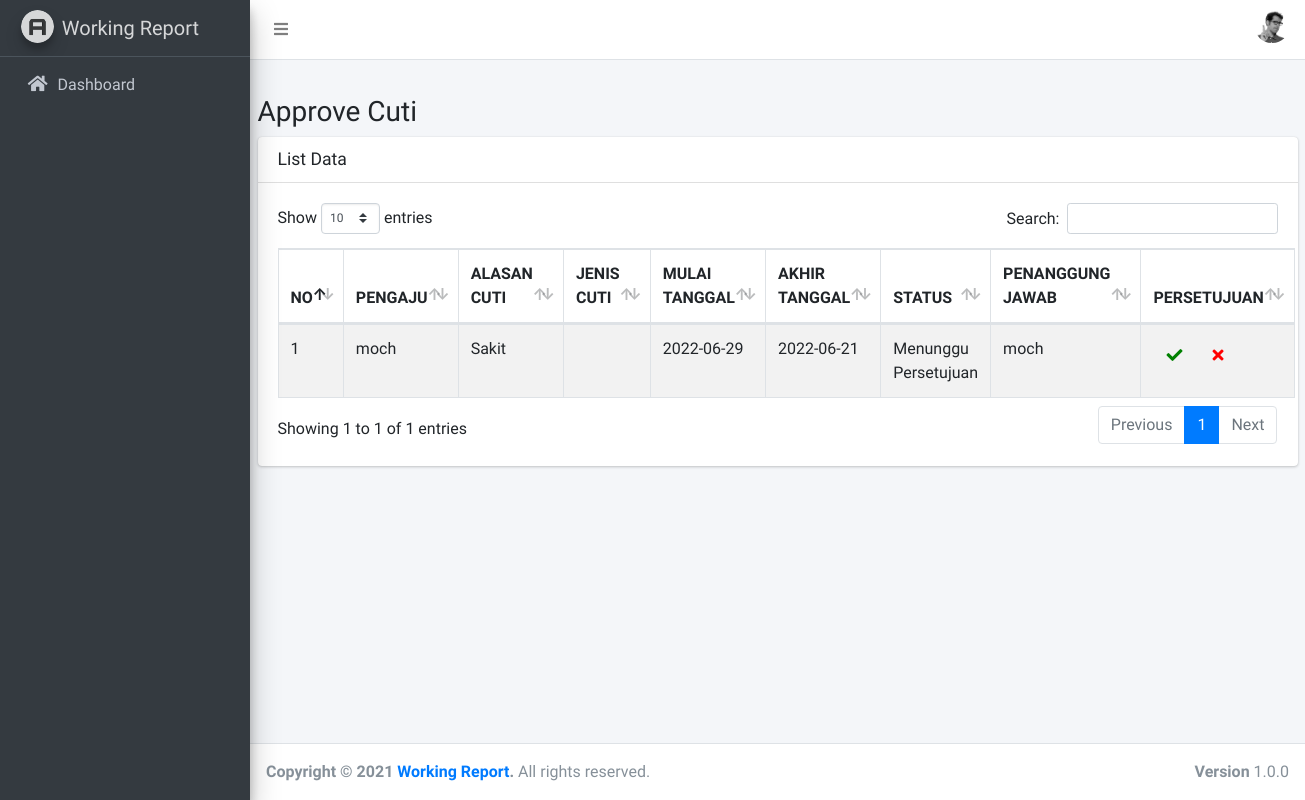
Page /index.php/cuti/approval on the earlier database version.
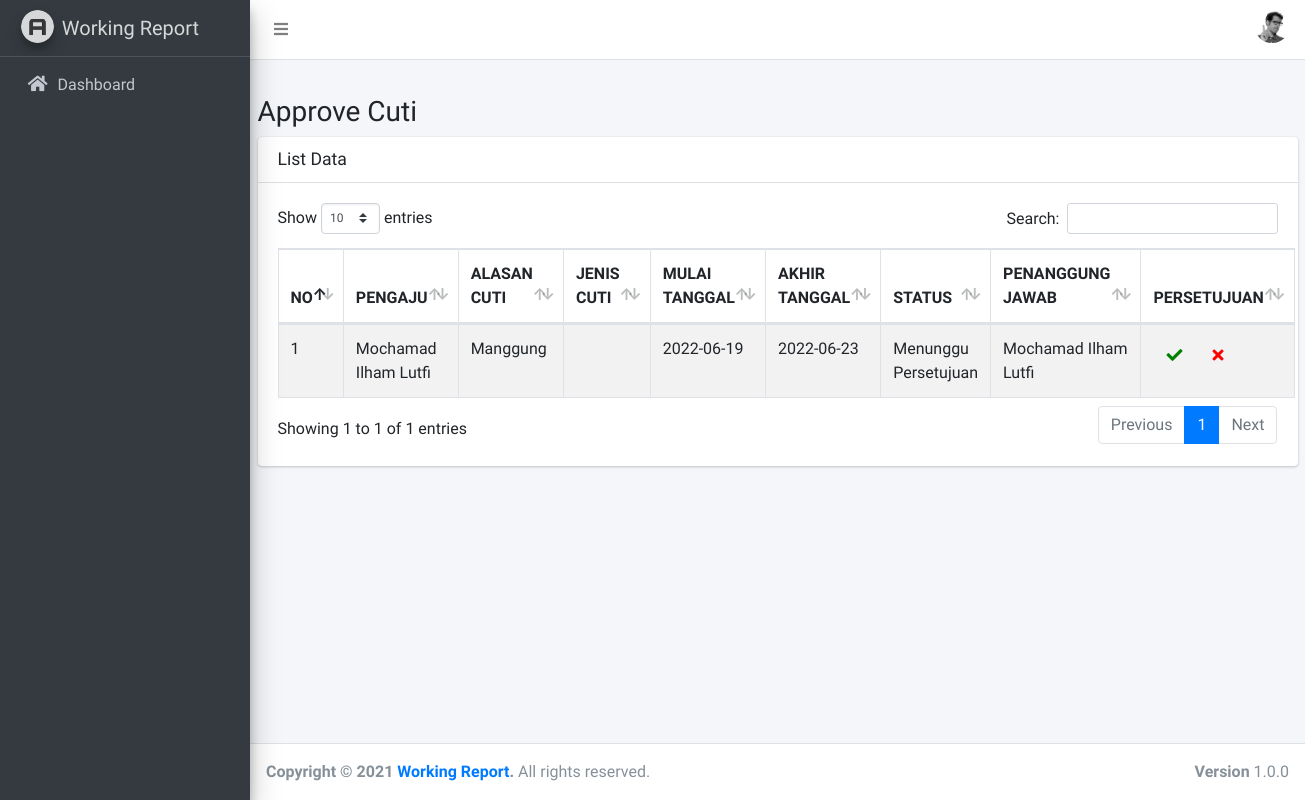
Same page on the later database version.
### tables this page shows
CREATE TABLE `leave` (
  `id` int(11) NOT NULL,
  `user_id` int(11) DEFAULT NULL,
  `reason` text DEFAULT NULL,
  `jenis_cuti_id` int(11) DEFAULT NULL,
  `start_date` date DEFAULT NULL,
  `end_date` date DEFAULT NULL,
  `status` int(11) DEFAULT NULL,
  `responsible` int(11) DEFAULT NULL,
  `created_date` datetime DEFAULT NULL
);

CREATE TABLE `personal_data` (
  `id` int(11) NOT NULL,
  `user_id` int(11) DEFAULT NULL,
  `nik` varchar(20) DEFAULT NULL,
  `name` varchar(50) DEFAULT NULL,
  `birth_place` varchar(50) DEFAULT NULL,
  `birth_date` date DEFAULT NULL,
  `address` text DEFAULT NULL,
  `married_date` date DEFAULT NULL
);

### application/controllers/Cuti.php (called while the page is built, shortened)
<?php
class Cuti extends CI_Controller
{
    function __construct(){
		$this->load->model('M_cuti');
		$this->load->model('M_user');
		$this->load->library('form_validation');
	}
	public function approval()
    {
		$data['listcuti'] = $this->M_cuti->getByStatus(1);
        $data['content'] = 'cuti/v_approve_cuti';
        $this->load->view('v_template',$data);
    }
}

### index.php (called while the page is built, shortened)
<?php
require_once BASEPATH.'core/CodeIgniter.php';

### application/models/M_cuti.php (called while the page is built, shortened)
<?php
	class M_cuti extends CI_Model {
        private $_table = 'leave';
        private $_table3 = 'personal_data';
        private $_table4 = 'jenis_cuti';
        public function getByStatus($status){
            $this->db->select('leave.*, b.name, c.name pengaju, d.nama_cuti');
            $this->db->from($this->_table);
            $this->db->join($this->_table3. " b", 'b.user_id = leave.user_id');
            $this->db->join($this->_table3. " c", 'c.user_id = leave.user_id');
            $this->db->join($this->_table4. " d", 'd.id = leave.jenis_cuti_id');
            $this->db->where('leave.status', $status);
            $query = $this->db->get();
            return $query;
        }
	}
?>

### application/views/cuti/v_approve_cuti.php (the view, shortened to what this page needs)
<div class="col-sm-12">
    <div class="thumbnail">
        <div class="caption">
            <h3>
                Approve Cuti
            </h3>
        </div>
        <div class="card">
            <div class="card-header">
                <h3 class="card-title">List Data</h3>
            </div>
            <div class="card-body">
                <table id="example1" class="table table-bordered table-striped">
                    <thead>
                        <tr>
                            <th>NO</th>
                            <th>PENGAJU</th>
                            <th>ALASAN CUTI</th>
                            <th>JENIS CUTI</th>
                            <th>MULAI TANGGAL</th>
                            <th>AKHIR TANGGAL</th>
                            <th>STATUS</th>
                            <th>PENANGGUNG JAWAB</th>
                            <th>PERSETUJUAN</th>
                        </tr>
                    </thead>
                    <tbody>
                        <?php
                            $no = 1;
                            foreach($listcuti->result() as $rowcuti){
                        ?>
                            <tr>
                                <td><?=$no?></td>
                                <td><?=$rowcuti->pengaju;?></td>
                                <td><?=$rowcuti->reason;?></td>
                                <td><?=$rowcuti->jenis_cuti;?></td>
                                <td><?=$rowcuti->start_date;?></td>
                                <td><?=$rowcuti->end_date;?></td>
                                <td><?php
                                if($rowcuti->status == "1" ){
                                    echo "Menunggu Persetujuan";
                                }elseif($rowcuti->status == "2" ){
                                    echo "Disetujui";
                                }else{
                                    echo "Ditolak";
                                }
                                ?></td>
                                <td><?=$rowcuti->name;?></td>
                                <td>
                                    <a href="<?= base_url(); ?>cuti/approve/<?=$rowcuti->id?>"
                                    class="btn"
                                    >
                                    <i class="fa fa-check" style='color: green'></i>
                                    </a>
                                    <a href="<?= base_url(); ?>cuti/not_approve/<?=$rowcuti->id?>"
                                    class="btn"
                                    >
                                    <i class="fa fa-times" style='color: red'></i>
                                    </a>
                                </td>
                            </tr>
                        <?php
                                $no++;
                            }
                        ?>
                    </tbody>
                </table>
            </div>
        </div>
    </div>
</div>

Differences in the rows shown:
removed leave: personal_data.name "moch", reason "Sakit", start_date "2022-06-29", end_date "2022-06-21", status "Menunggu Persetujuan"
now on this page (row edited): leave: personal_data.name "Mochamad Ilham Lutfi", reason "Manggung", start_date "2022-06-19", end_date "2022-06-23", status "Menunggu Persetujuan"
